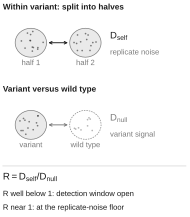

Here is the Python script that generated this plot:
"""Figure 3a - Definition of the detection window (schematic, drawn at final size).

Source file: none (concept panel, no data). Numbers reproduced: none; this panel
carries no measured quantity, only the definitions used by Fig. 3b-h.

One-line message: the detection window is the ratio R = D_self / D_null of the
within-variant split-half distance (replicate noise) to the variant-to-wild-type
distance (signal); R << 1 is an open window, R approximately 1 is the noise floor.

Drawn natively at its composite placement size (50 x 43 mm), so the composite scale
is ~1.0 and every glyph lands at 5.5-7 pt on the page. Deliberately monochrome
(ink / grey only): the four gene hues are reserved for the data panels, so a
neutral schematic cannot collide with a gene colour. The two-tone coding matches
panel b exactly: D_self is the emphasised quantity (ink here, gene hue in b) and
D_null is grey in both, so the same symbol is never coded two different ways.

Run:  python fig3a_window_def.py  ->  fig3a_window_def.pdf (+ .png)
Vector check:  pdfimages -list fig3a_window_def.pdf | tail -n +3 | wc -l   -> 0
"""
from __future__ import annotations

import os
import sys

import numpy as np
from matplotlib.patches import Ellipse, FancyArrowPatch

sys.path.insert(0, os.path.dirname(os.path.dirname(os.path.abspath(__file__))))
import nm_style as S

W_MM, H_MM = 47.5, 54.5
RNG = np.random.default_rng(7)

FS_TITLE = 5.9
FS_SYM = 6.8
FS_SMALL = 5.5
FS_EQ = 7.0


def cloud(ax, cx, cy, w, h, *, wild_type=False, n=13):
    """A cell cloud: filled ellipse plus a few cells, no gene colour."""
    ec = S.GREY if wild_type else S.INK
    fc = "white" if wild_type else S.LIGHT_GREY
    ax.add_patch(Ellipse((cx, cy), w, h, facecolor=fc, edgecolor=ec, lw=0.5,
                         alpha=0.9 if wild_type else 0.55,
                         linestyle=(0, (2.2, 1.4)) if wild_type else "solid",
                         zorder=2))
    t = RNG.uniform(0, 2 * np.pi, n)
    r = np.sqrt(RNG.uniform(0, 0.62, n))
    ax.scatter(cx + r * np.cos(t) * w / 2, cy + r * np.sin(t) * h / 2,
               s=1.6, color=S.GREY if wild_type else S.INK,
               alpha=0.55, linewidths=0, zorder=3)


def dist_arrow(ax, x0, x1, y, color):
    ax.add_patch(FancyArrowPatch((x0, y), (x1, y), arrowstyle="<->",
                                 mutation_scale=4.5, lw=0.7, color=color,
                                 shrinkA=0, shrinkB=0, zorder=4))


def main() -> None:
    S.apply_rcparams()
    fig, ax = S.panel(W_MM, H_MM)
    ax.set_xlim(0, 50)
    ax.set_ylim(-0.6, 54)
    ax.axis("off")
    ax.set_position([0, 0, 1, 1])

    bw, bh = 8.4, 7.4          # cloud size, mm
    xl, xr = 8.0, 22.6         # left / right cloud centres
    x_sym = 29.2               # x where the distance symbol starts

    # ---------------- band 1: within-variant split half ----------------
    y1 = 43.5
    ax.text(0.5, 52.0, "Within variant: split into halves", fontsize=FS_TITLE,
            color=S.INK, ha="left", va="baseline", fontweight="bold")
    cloud(ax, xl, y1, bw, bh)
    cloud(ax, xr, y1, bw, bh)
    dist_arrow(ax, xl + bw / 2 + 0.5, xr - bw / 2 - 0.5, y1, S.INK)
    ax.text(xl, y1 - bh / 2 - 2.0, "half 1", fontsize=FS_SMALL, color=S.GREY,
            ha="center", va="baseline")
    ax.text(xr, y1 - bh / 2 - 2.0, "half 2", fontsize=FS_SMALL, color=S.GREY,
            ha="center", va="baseline")
    ax.text(x_sym, y1 + 1.0, r"$D_\mathrm{self}$", fontsize=FS_SYM, color=S.INK,
            ha="left", va="baseline")
    ax.text(x_sym, y1 - 3.0, "replicate noise", fontsize=FS_SMALL, color=S.GREY,
            ha="left", va="baseline")

    # ---------------- band 2: variant versus wild type ----------------
    y2 = 22.5
    ax.text(0.5, 31.0, "Variant versus wild type", fontsize=FS_TITLE,
            color=S.INK, ha="left", va="baseline", fontweight="bold")
    cloud(ax, xl, y2, bw, bh)
    cloud(ax, xr, y2, bw, bh, wild_type=True, n=9)
    dist_arrow(ax, xl + bw / 2 + 0.5, xr - bw / 2 - 0.5, y2, S.GREY)
    ax.text(xl, y2 - bh / 2 - 2.0, "variant", fontsize=FS_SMALL, color=S.GREY,
            ha="center", va="baseline")
    ax.text(xr, y2 - bh / 2 - 2.0, "wild type", fontsize=FS_SMALL, color=S.GREY,
            ha="center", va="baseline")
    ax.text(x_sym, y2 + 1.0, r"$D_\mathrm{null}$", fontsize=FS_SYM, color=S.GREY,
            ha="left", va="baseline")
    ax.text(x_sym, y2 - 3.0, "variant signal", fontsize=FS_SMALL, color=S.GREY,
            ha="left", va="baseline")

    # ---------------- band 3: the window ratio ----------------
    ax.plot([0.5, 49.5], [12.0, 12.0], color=S.LIGHT_GREY, lw=0.6, zorder=1)
    ax.text(0.5, 8.2, r"$R = D_\mathrm{self}/D_\mathrm{null}$",
            fontsize=FS_EQ, color=S.INK, ha="left", va="baseline")
    # Wording, not math symbols: Liberation Sans has no glyph for \ll or \approx,
    # so mathtext silently fell back to STIXGeneral and mixed a second font family
    # into the panel. Plain words stay in the house sans and read better at 5.5 pt.
    ax.text(0.5, 4.3, r"$R$ well below 1: detection window open", fontsize=FS_SMALL,
            color=S.INK, ha="left", va="baseline")
    ax.text(0.5, 0.8, r"$R$ near 1: at the replicate-noise floor",
            fontsize=FS_SMALL, color=S.INK, ha="left", va="baseline")

    S.save(fig, "fig3a_window_def")
    print(f"drawn at {W_MM} x {H_MM} mm (scale ~1.0 in the composite)")


if __name__ == "__main__":
    main()
